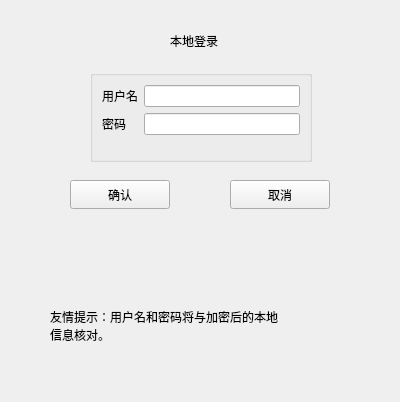
<?xml version="1.0" encoding="UTF-8"?>
<ui version="4.0">
 <class>login</class>
 <widget class="QWidget" name="login">
  <property name="geometry">
   <rect>
    <x>0</x>
    <y>0</y>
    <width>400</width>
    <height>402</height>
   </rect>
  </property>
  <property name="windowTitle">
   <string>Form</string>
  </property>
  <widget class="QPushButton" name="forwards">
   <property name="geometry">
    <rect>
     <x>70</x>
     <y>180</y>
     <width>100</width>
     <height>29</height>
    </rect>
   </property>
   <property name="text">
    <string>确认</string>
   </property>
  </widget>
  <widget class="QLabel" name="title">
   <property name="geometry">
    <rect>
     <x>170</x>
     <y>30</y>
     <width>61</width>
     <height>21</height>
    </rect>
   </property>
   <property name="text">
    <string>本地登录</string>
   </property>
  </widget>
  <widget class="QPushButton" name="backwards">
   <property name="geometry">
    <rect>
     <x>230</x>
     <y>180</y>
     <width>100</width>
     <height>29</height>
    </rect>
   </property>
   <property name="text">
    <string>取消</string>
   </property>
  </widget>
  <widget class="QGroupBox" name="groupBox">
   <property name="geometry">
    <rect>
     <x>90</x>
     <y>70</y>
     <width>222</width>
     <height>92</height>
    </rect>
   </property>
   <property name="title">
    <string/>
   </property>
   <layout class="QFormLayout" name="formLayout">
    <item row="0" column="0">
     <widget class="QLabel" name="username_7">
      <property name="text">
       <string>用户名</string>
      </property>
     </widget>
    </item>
    <item row="0" column="1">
     <widget class="QLineEdit" name="username_8"/>
    </item>
    <item row="1" column="0">
     <widget class="QLabel" name="password_7">
      <property name="text">
       <string>密码</string>
      </property>
     </widget>
    </item>
    <item row="1" column="1">
     <widget class="QLineEdit" name="password_8"/>
    </item>
   </layout>
  </widget>
  <widget class="QLabel" name="tips">
   <property name="geometry">
    <rect>
     <x>50</x>
     <y>250</y>
     <width>321</width>
     <height>151</height>
    </rect>
   </property>
   <property name="text">
    <string>友情提示：用户名和密码将与加密后的本地
信息核对。</string>
   </property>
  </widget>
  <zorder>tips</zorder>
  <zorder>forwards</zorder>
  <zorder>title</zorder>
  <zorder>backwards</zorder>
  <zorder>groupBox</zorder>
 </widget>
 <resources/>
 <connections/>
</ui>
